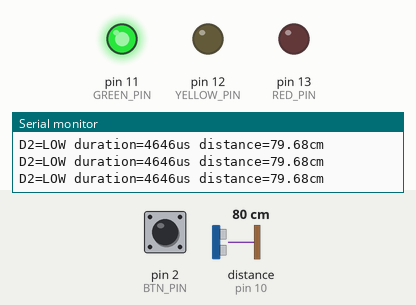
Bench run of a sketch on a simulated Arduino Uno, built with avr-gcc and run on an emulated ATmega328P. On the bench: output pins drawn as LEDs (lit = HIGH), the last lines printed to the serial monitor. Wiring (inferred from the names in the program): ultrasonic range finder: trigger pin 9; echo pin 10. The inputs (shaded band) are chosen by the test bench; at power-on: distance to the obstacle (sensor on pin 10) 80 cm, pin 2 (BTN_PIN) LOW. The echo pulse lasts 58.3 µs per cm; pins used as bus, display or sensor lines are not drawn.

Above: at 1.2 s.
1.3 s: distance to the obstacle (sensor on pin 10) set to 55 cm
2.8 s: distance to the obstacle (sensor on pin 10) set to 45 cm
At 3.4 s:
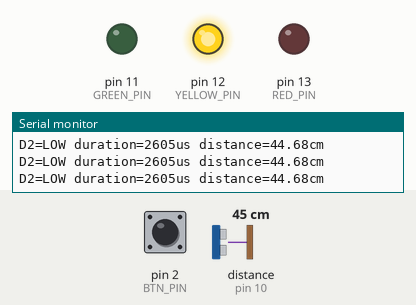
4.3 s: pin 2 (BTN_PIN) pulled HIGH for 0.25 s
At 4.5 s:
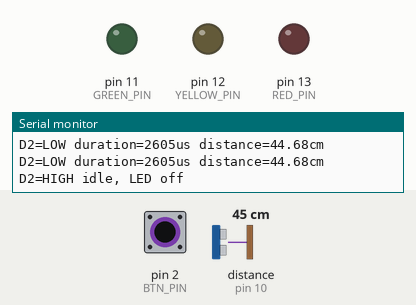
6.2 s: distance to the obstacle (sensor on pin 10) set to 22 cm
9.2 s: distance to the obstacle (sensor on pin 10) set to 19 cm
At 10.5 s:
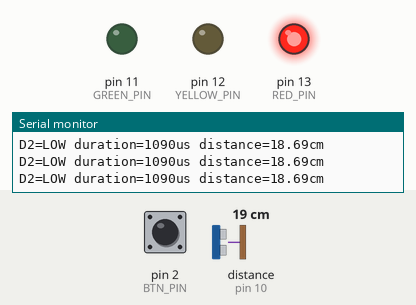
10.8 s: distance to the obstacle (sensor on pin 10) set to 35 cm
At 11.5 s:
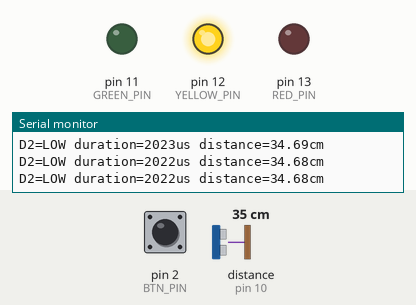
Timing chart, 0 to 13.5 s (numbered marks = the images above; inputs shaded):
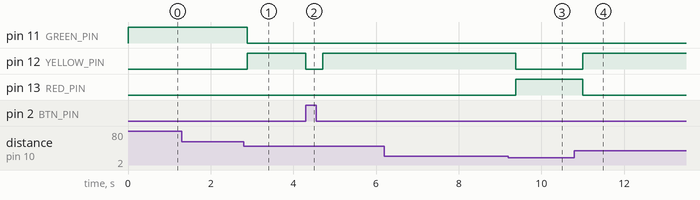

Measured:
- the behaviour switches between 51 and 50 cm on distance to the obstacle (sensor on pin 10) (found by bisection; images 0 and 1)
- the behaviour switches between 21 and 20 cm on distance to the obstacle (sensor on pin 10) (found by bisection; images 2 and 3)
- after the input at 2.8 s, pin 11 (GREEN_PIN): HIGH → LOW after 0.08 s; pin 12 (YELLOW_PIN): LOW → HIGH after 0.08 s
- after the input at 4.3 s, pin 12 (YELLOW_PIN): HIGH → LOW at once, → HIGH 0.40 s later
- after the input at 9.2 s, pin 12 (YELLOW_PIN): HIGH → LOW after 0.18 s; pin 13 (RED_PIN): LOW → HIGH after 0.18 s
- after the input at 10.8 s, pin 12 (YELLOW_PIN): LOW → HIGH after 0.20 s; pin 13 (RED_PIN): HIGH → LOW after 0.20 s

The sketch:

fault_B_floating_input.ino
```cpp
const int TRIG_PIN = 9;
const int ECHO_PIN = 10;
const int BTN_PIN = 2;
const int RED_PIN = 13;
const int YELLOW_PIN = 12;
const int GREEN_PIN = 11;

void allOff() {
  digitalWrite(RED_PIN, LOW);
  digitalWrite(YELLOW_PIN, LOW);
  digitalWrite(GREEN_PIN, LOW);
}

void setup() {
  Serial.begin(9600);
  pinMode(TRIG_PIN, OUTPUT);
  pinMode(ECHO_PIN, INPUT);
  pinMode(BTN_PIN, INPUT);
  pinMode(RED_PIN, OUTPUT);
  pinMode(YELLOW_PIN, OUTPUT);
  pinMode(GREEN_PIN, OUTPUT);
  allOff();
  Serial.println("fault_B: INPUT without pull-up");
}

void loop() {
  if (digitalRead(BTN_PIN) == HIGH) {
    allOff();
    Serial.println("D2=HIGH idle, LED off");
    delay(200);
    return;
  }

  digitalWrite(TRIG_PIN, LOW);
  delayMicroseconds(2);
  digitalWrite(TRIG_PIN, HIGH);
  delayMicroseconds(10);
  digitalWrite(TRIG_PIN, LOW);

  unsigned long duration = pulseIn(ECHO_PIN, HIGH);

  if (duration == 0) {
    allOff();
    Serial.println("D2=LOW ERROR: no echo (pulseIn=0), LED off");
    delay(200);
    return;
  }

  float distance = duration * 0.0343 / 2;

  allOff();
  if (distance < 20) {
    digitalWrite(RED_PIN, HIGH);
  } else if (distance <= 50) {
    digitalWrite(YELLOW_PIN, HIGH);
  } else {
    digitalWrite(GREEN_PIN, HIGH);
  }

  Serial.print("D2=LOW duration=");
  Serial.print(duration);
  Serial.print("us distance=");
  Serial.print(distance);
  Serial.println("cm");
  delay(200);
}
```
